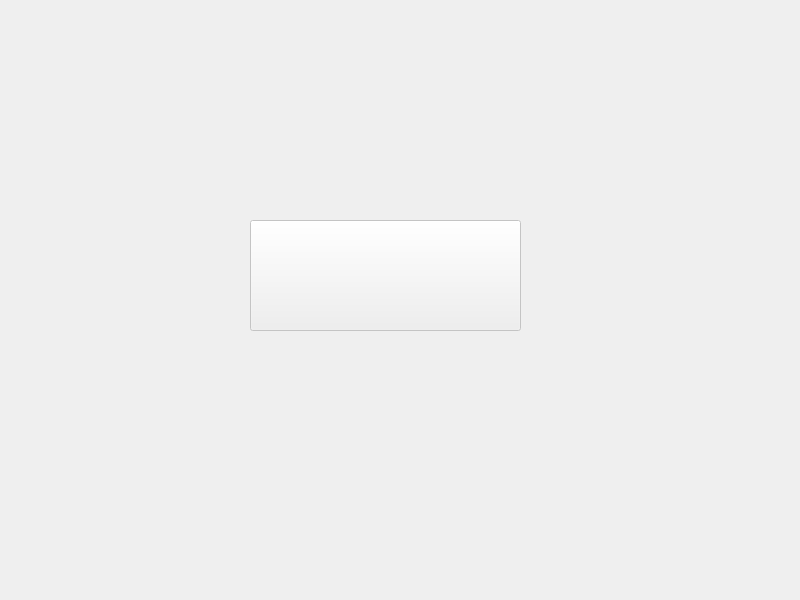
<?xml version="1.0" encoding="UTF-8"?>
<ui version="4.0">
 <class>MainWindow</class>
 <widget class="QMainWindow" name="MainWindow">
  <property name="geometry">
   <rect>
    <x>0</x>
    <y>0</y>
    <width>800</width>
    <height>600</height>
   </rect>
  </property>
  <property name="font">
   <font>
    <family>Microsoft YaHei UI</family>
    <weight>75</weight>
    <bold>true</bold>
   </font>
  </property>
  <property name="windowTitle">
   <string>B trip Beta 1.0</string>
  </property>
  <property name="styleSheet">
   <string notr="true">

QMenuBar {
    background-color: #ecf0f1;
    color: #1d1d1d;
    font-family: &quot;Microsoft YaHei UI&quot;;
}

</string>
  </property>
  <widget class="QWidget" name="centralWidget">
   <widget class="QPushButton" name="picture">
    <property name="enabled">
     <bool>false</bool>
    </property>
    <property name="geometry">
     <rect>
      <x>250</x>
      <y>220</y>
      <width>271</width>
      <height>111</height>
     </rect>
    </property>
    <property name="styleSheet">
     <string notr="true">QPushButton {
 background-image : url(:/qss/icon/BackGround.png);
}</string>
    </property>
    <property name="text">
     <string/>
    </property>
   </widget>
  </widget>
  <widget class="QMenuBar" name="menuBar">
   <property name="geometry">
    <rect>
     <x>0</x>
     <y>0</y>
     <width>800</width>
     <height>23</height>
    </rect>
   </property>
   <property name="layoutDirection">
    <enum>Qt::RightToLeft</enum>
   </property>
  </widget>
  <action name="actiontest1">
   <property name="text">
    <string>test1</string>
   </property>
  </action>
 </widget>
 <layoutdefault spacing="6" margin="11"/>
 <resources/>
 <connections/>
</ui>
